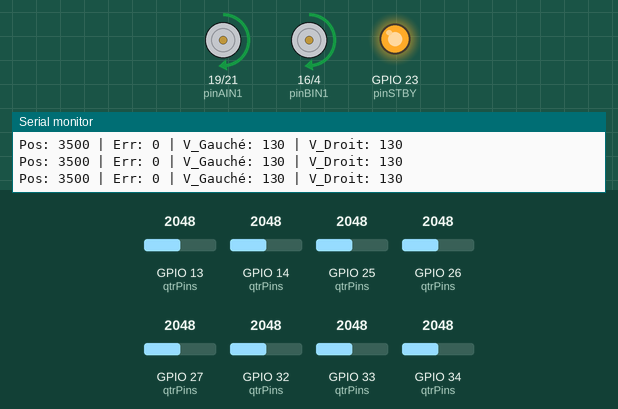
Simulated run of this program. Board: ESP32. On the bench: motor-driver pin pairs drawn as motors (green arrow = first pin HIGH = forward, orange = second pin HIGH = backward, longer = more drive, scaled by the enable pin, stopped while the standby pin is LOW), output pins drawn as LEDs (lit = HIGH), the last lines printed to the serial monitor. The inputs (shaded band) are chosen by the test bench; at power-on: GPIO 13 (qtrPins) = 2048, GPIO 25 (qtrPins) = 2048, GPIO 32 (qtrPins) = 2048, GPIO 33 (qtrPins) = 2048, GPIO 14 (qtrPins) = 2048, GPIO 26 (qtrPins) = 2048, GPIO 27 (qtrPins) = 2048, GPIO 34 (qtrPins) = 2048.

Above: at 17.2 s.
17.3 s: GPIO 13 (qtrPins) set to 2866
At 17.9 s:
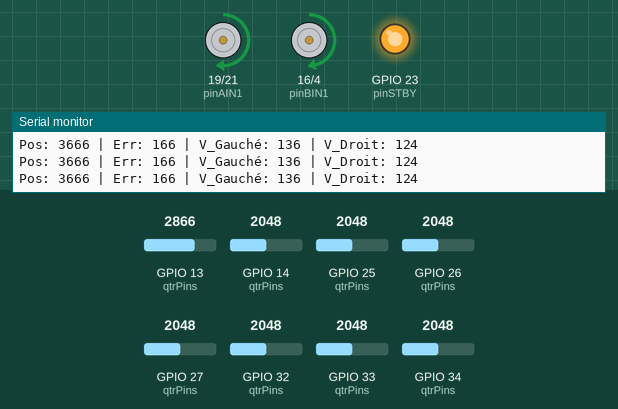
18.9 s: GPIO 25 (qtrPins) set to 2866
At 20.0 s:
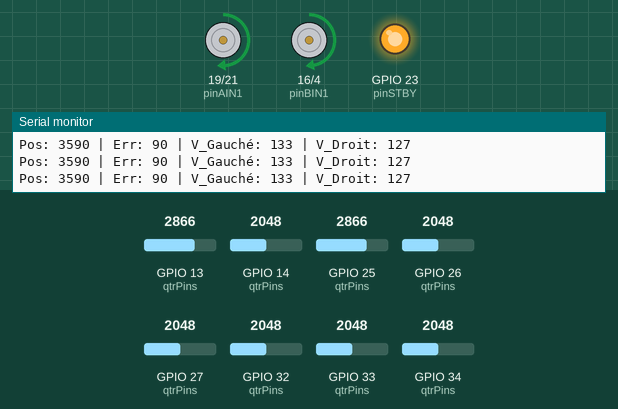
20.4 s: GPIO 32 (qtrPins) set to 360
At 21.4 s:
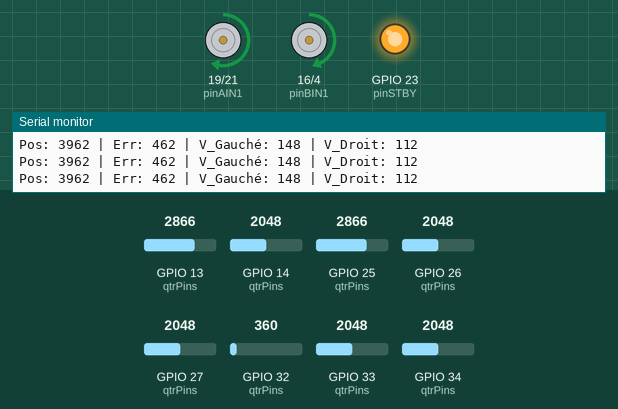
21.9 s: GPIO 33 (qtrPins) set to 1228
At 22.7 s:
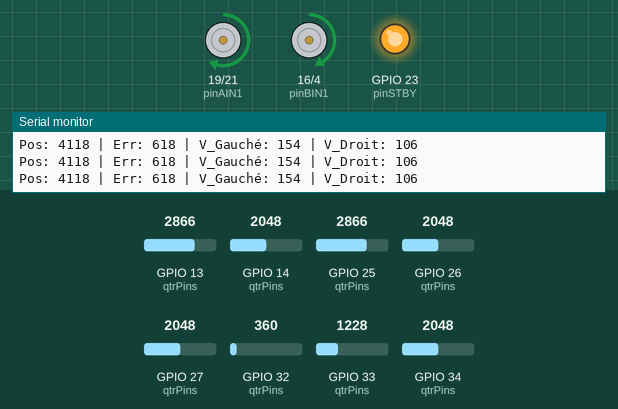
23.4 s: GPIO 13 (qtrPins) set to 1228
At 24.1 s:
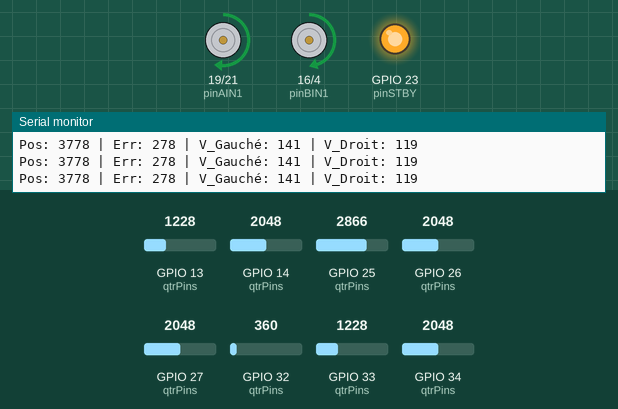
24.9 s: GPIO 32 (qtrPins) set to 2866
At 25.4 s:
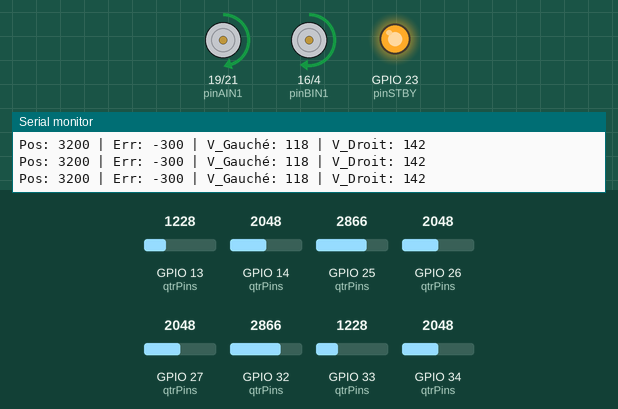
Timing chart, 0 to 27.4 s (numbered marks = the images above; inputs shaded):
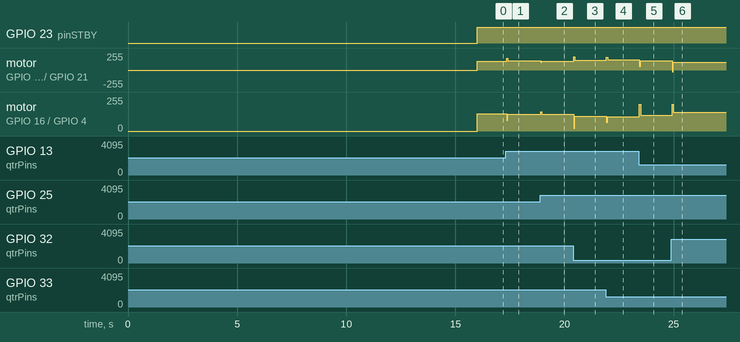

Measured:
- after the input at 17.3 s, motor on GPIO 19 (pinAIN1) / GPIO 21 (pinAIN2): forward 130/255 → forward 136/255 after 0.05 s; motor on GPIO 16 (pinBIN1) / GPIO 4 (pinBIN2): forward 130/255 → forward 124/255 after 0.05 s
- after the input at 18.9 s, motor on GPIO 19 (pinAIN1) / GPIO 21 (pinAIN2): forward 136/255 → forward 133/255 at once; motor on GPIO 16 (pinBIN1) / GPIO 4 (pinBIN2): forward 124/255 → forward 127/255 at once
- after the input at 20.4 s, motor on GPIO 19 (pinAIN1) / GPIO 21 (pinAIN2): forward 133/255 → forward 148/255 at once; motor on GPIO 16 (pinBIN1) / GPIO 4 (pinBIN2): forward 127/255 → forward 112/255 at once
- after the input at 21.9 s, motor on GPIO 19 (pinAIN1) / GPIO 21 (pinAIN2): forward 148/255 → forward 154/255 at once; motor on GPIO 16 (pinBIN1) / GPIO 4 (pinBIN2): forward 112/255 → forward 106/255 at once
- after the input at 23.4 s, motor on GPIO 19 (pinAIN1) / GPIO 21 (pinAIN2): forward 154/255 → forward 141/255 at once; motor on GPIO 16 (pinBIN1) / GPIO 4 (pinBIN2): forward 106/255 → forward 119/255 at once
- after the input at 24.9 s, motor on GPIO 19 (pinAIN1) / GPIO 21 (pinAIN2): forward 141/255 → forward 118/255 at once; motor on GPIO 16 (pinBIN1) / GPIO 4 (pinBIN2): forward 119/255 → forward 142/255 at once

The program:

main.cpp
```cpp
#include <Arduino.h>
#include <QTRSensors.h>

QTRSensors qtr;
const uint8_t SensorCount = 8;
uint16_t sensorValues[SensorCount];
const uint8_t qtrPins[SensorCount] = {32, 33, 25, 26, 27, 14, 34, 13};

const int pinPWMA = 18;
const int pinAIN1 = 19;
const int pinAIN2 = 21;

const int pinPWMB = 17;
const int pinBIN1 = 16;
const int pinBIN2 = 4;

const int pinSTBY = 23;

const int baseSpeed = 130;
const int maxSpeed = 200;

float Kp = 0.04;
float Ki = 0.00;
float Kd = 0.25;

int lastError = 0;
int integral = 0;

void setMotorSpeeds(int speedLeft, int speedRight) {
  digitalWrite(pinSTBY, HIGH);

  if (speedLeft >= 0) {
    digitalWrite(pinAIN1, HIGH);
    digitalWrite(pinAIN2, LOW);
  } else {
    digitalWrite(pinAIN1, LOW);
    digitalWrite(pinAIN2, HIGH);
    speedLeft = -speedLeft;
  }
  speedLeft = constrain(speedLeft, 0, maxSpeed);
  analogWrite(pinPWMA, speedLeft);

  if (speedRight >= 0) {
    digitalWrite(pinBIN1, HIGH);
    digitalWrite(pinBIN2, LOW);
  } else {
    digitalWrite(pinBIN1, LOW);
    digitalWrite(pinBIN2, HIGH);
    speedRight = -speedRight;
  }
  speedRight = constrain(speedRight, 0, maxSpeed);
  analogWrite(pinPWMB, speedRight);
}

void setup() {
  Serial.begin(115200);

  pinMode(pinPWMA, OUTPUT);
  pinMode(pinAIN1, OUTPUT);
  pinMode(pinAIN2, OUTPUT);
  pinMode(pinPWMB, OUTPUT);
  pinMode(pinBIN1, OUTPUT);
  pinMode(pinBIN2, OUTPUT);
  pinMode(pinSTBY, OUTPUT);

  digitalWrite(pinSTBY, LOW);

  qtr.setTypeAnalog();
  qtr.setSensorPins(qtrPins, SensorCount);

  Serial.println("==========================================");
  Serial.println("  CALIBRATION : Balayez la ligne noire !  ");
  Serial.println("==========================================");

  for (uint16_t i = 0; i < 400; i++) {
    qtr.calibrate();
    delay(10);
  }

  Serial.println("Calibration terminée ! Démarrage du suivi...");
  delay(2000);
}

void loop() {
  uint16_t position = qtr.readLineBlack(sensorValues);
  int error = position - 3500;

  integral += error;
  int derivative = error - lastError;
  int motorSpeedDifference = (Kp * error) + (Ki * integral) + (Kd * derivative);
  lastError = error;

  int leftSpeed = baseSpeed + motorSpeedDifference;
  int rightSpeed = baseSpeed - motorSpeedDifference;

  setMotorSpeeds(leftSpeed, rightSpeed);

  // Affichage en temps réel pour vérifier que le programme tourne
  Serial.print("Pos: ");
  Serial.print(position);
  Serial.print(" | Err: ");
  Serial.print(error);
  Serial.print(" | V_Gauché: ");
  Serial.print(constrain(leftSpeed, -maxSpeed, maxSpeed));
  Serial.print(" | V_Droit: ");
  Serial.println(constrain(rightSpeed, -maxSpeed, maxSpeed));

  delay(50);
}
```
